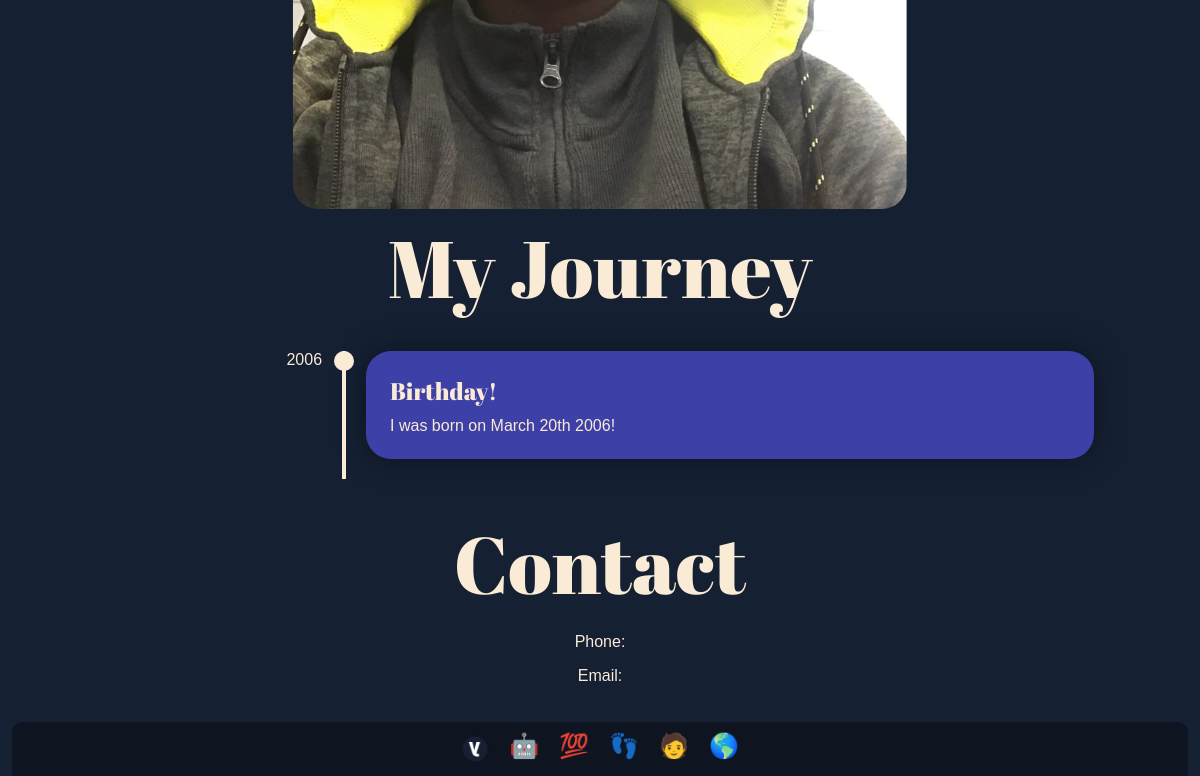
/about/ (lower part), run on an earlier commit of the app's database.
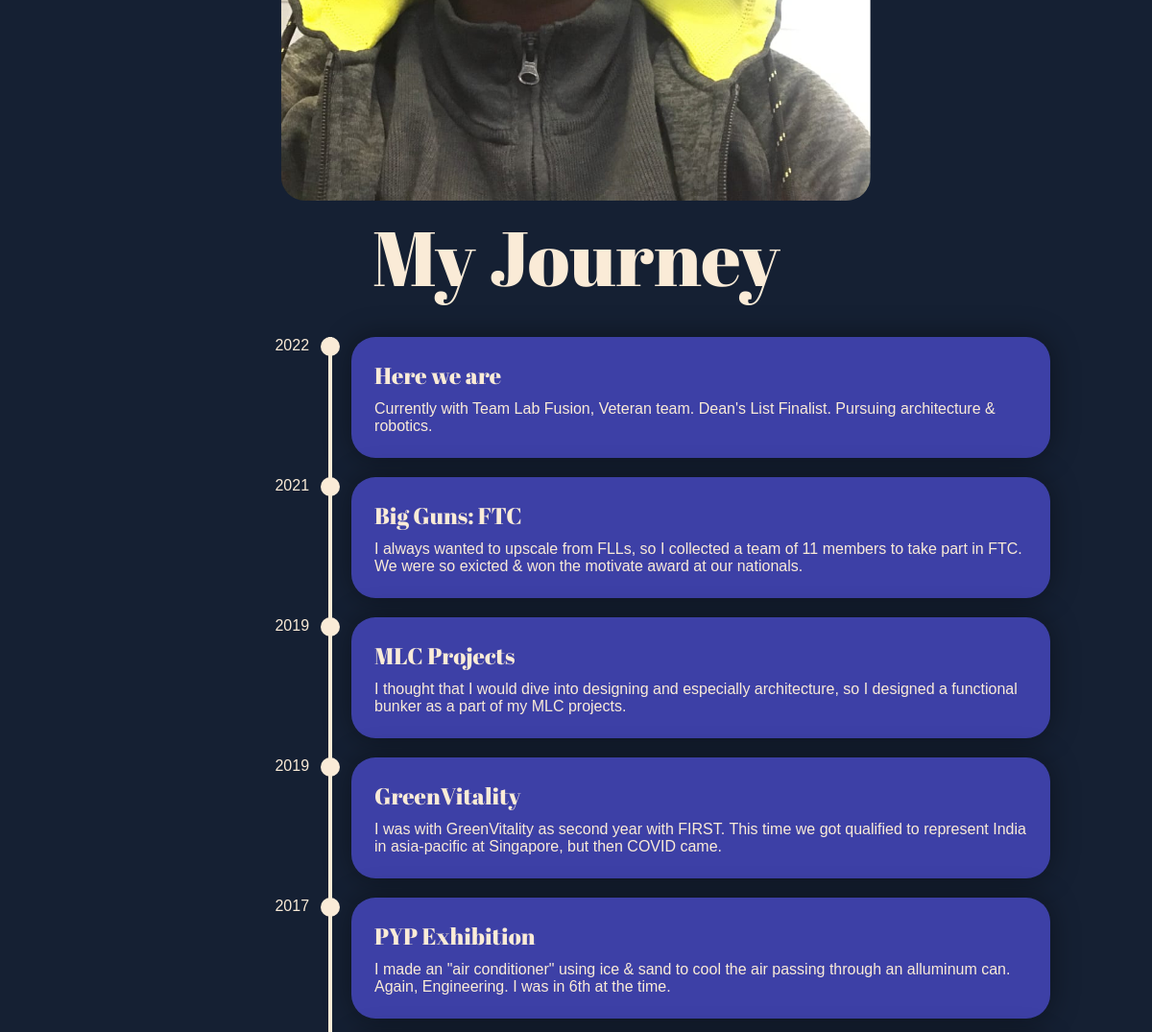
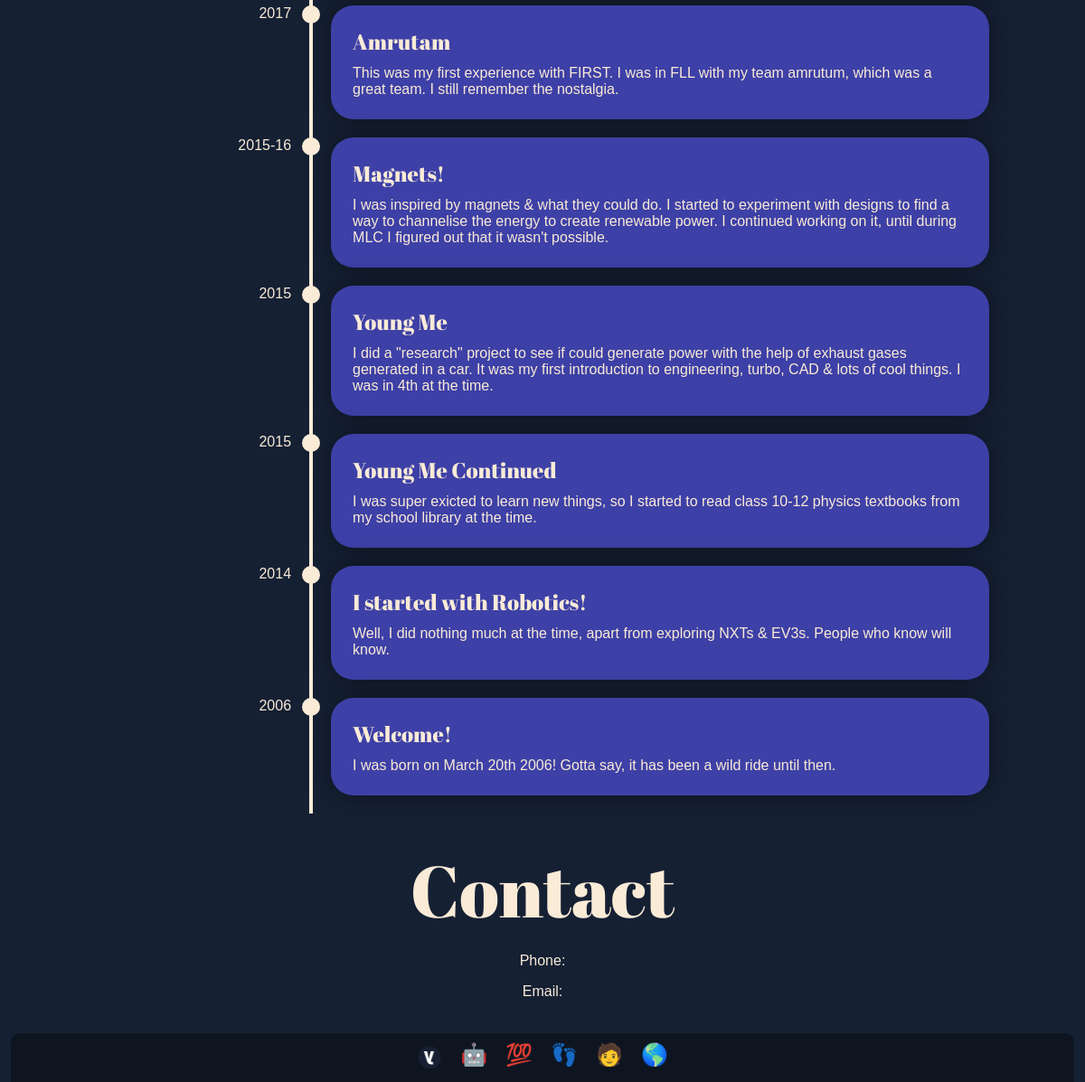
And on a later commit of the database (2 pictures, top to bottom).
### main/models.py (models this page shows)
class AboutPageTimelineEvent(models.Model):
    Event_date_op = models.CharField(max_length=50, default="", help_text="Please put in event date.")
    Event_title = models.CharField(max_length=200, default="", help_text="Please put in a exciting title for the event!")
    Event_description = models.TextField(max_length=1000, default="")

### main/views.py (the view)
# urls.py: path('about/', mainViews.About),
def About(request, *args, **kwargs):
    obj = Person.objects.filter(first_name__exact="Yaksh")
    timeline_events = AboutPageTimelineEvent.objects.all().order_by('-Event_date_op')
    context = {
        "person": obj[0],
        "timeline_events": timeline_events,
    }
    return render(request, 'about.html', context)

### templates/about.html (shortened to what this page needs)
{% extends 'base/base.html' %}
{% load static %}
{% block head %}
    <link rel="stylesheet" href="{% static 'css/about.css' %}">
{% endblock head %}
{% block content %}
    <div class="page">
        <div class="Introduction">
            <img class="profile-image" src="{{ person.picture.url }}" alt="image of me with background removed">
            <h1>My Journey</h1>
            <div class="timeline">
                {% for event in timeline_events %}
                    <div class="timeline__component">
                        <div class="timeline__date -right">
                            {{ event.Event_date_op }}
                        </div>
                    </div>
                    <div class="timeline__middle">
                        <div class="timeline__point"></div>
                    </div>
                    <div class="timeline__component timeline__component-bg">
                        <h3 class="timeline__title -left">{{ event.Event_title }}</h3>
                        <p class="timeline__para">
                            {{ event.Event_description }}
                        </p>
                    </div>
                {% endfor %}
            </div>
        <div class="contact">
            <h1>Contact</h1>
            <p class="-center"><a href="tel:{{ person.phone }}">Phone: {{ person.phone }}</a></p>
            <p class="-center"><a href="mailto:{{ person.email }}">Email: {{ person.email }}</a></p>
        </div>
        </div>
    </div>
{% endblock content %}

What changed in the data, as far as the page shows it:
added AboutPageTimelineEvent: Event_date_op "2022", Event_title "Here we are", Event_description "Currently with Team Lab Fusion, Veteran team. Dean's List Finalist. Pursuing architecture & robotics."
added AboutPageTimelineEvent: Event_date_op "2021", Event_title "Big Guns: FTC", Event_description "I always wanted to upscale from FLLs, so I collected a team of 11 members to take part in FTC. We were so exicted & won the motivate award at our nationals."
added AboutPageTimelineEvent: Event_date_op "2019", Event_title "MLC Projects", Event_description "I thought that I would dive into designing and especially architecture, so I designed a functional bunker as a part of my MLC projects."
added AboutPageTimelineEvent: Event_date_op "2019", Event_title "GreenVitality", Event_description "I was with GreenVitality as second year with FIRST. This time we got qualified to represent India in asia-pacific at Singapore, but then COVID came."
added AboutPageTimelineEvent: Event_date_op "2017", Event_title "PYP Exhibition", Event_description "I made an \"air conditioner\" using ice & sand to cool the air passing through an alluminum can. Again, Engineering. I was in 6th at the time."
added AboutPageTimelineEvent: Event_date_op "2017", Event_title "Amrutam", Event_description "This was my first experience with FIRST. I was in FLL with my team amrutum, which was a great team. I still remember the nostalgia."
added AboutPageTimelineEvent: Event_date_op "2015-16", Event_title "Magnets!", Event_description "I was inspired by magnets & what they could do. I started to experiment with designs to find a way to channelise the energy to create renewable power. I continued working on it, until during MLC I figured out that it wasn't possible."
added AboutPageTimelineEvent: Event_date_op "2015", Event_title "Young Me", Event_description "I did a \"research\" project to see if could generate power with the help of exhaust gases generated in a car. It was my first introduction to engineering, turbo, CAD & lots of cool things. I was in 4th at the time."
added AboutPageTimelineEvent: Event_date_op "2015", Event_title "Young Me Continued", Event_description "I was super exicted to learn new things, so I started to read class 10-12 physics textbooks from my school library at the time."
added AboutPageTimelineEvent: Event_date_op "2014", Event_title "I started with Robotics!", Event_description "Well, I did nothing much at the time, apart from exploring NXTs & EV3s. People who know will know."
changed AboutPageTimelineEvent: Event_title "Birthday!" → "Welcome!"; Event_description "I was born on March 20th 2006!" → "I was born on March 20th 2006! Gotta say, it has been a wild ride until then."
